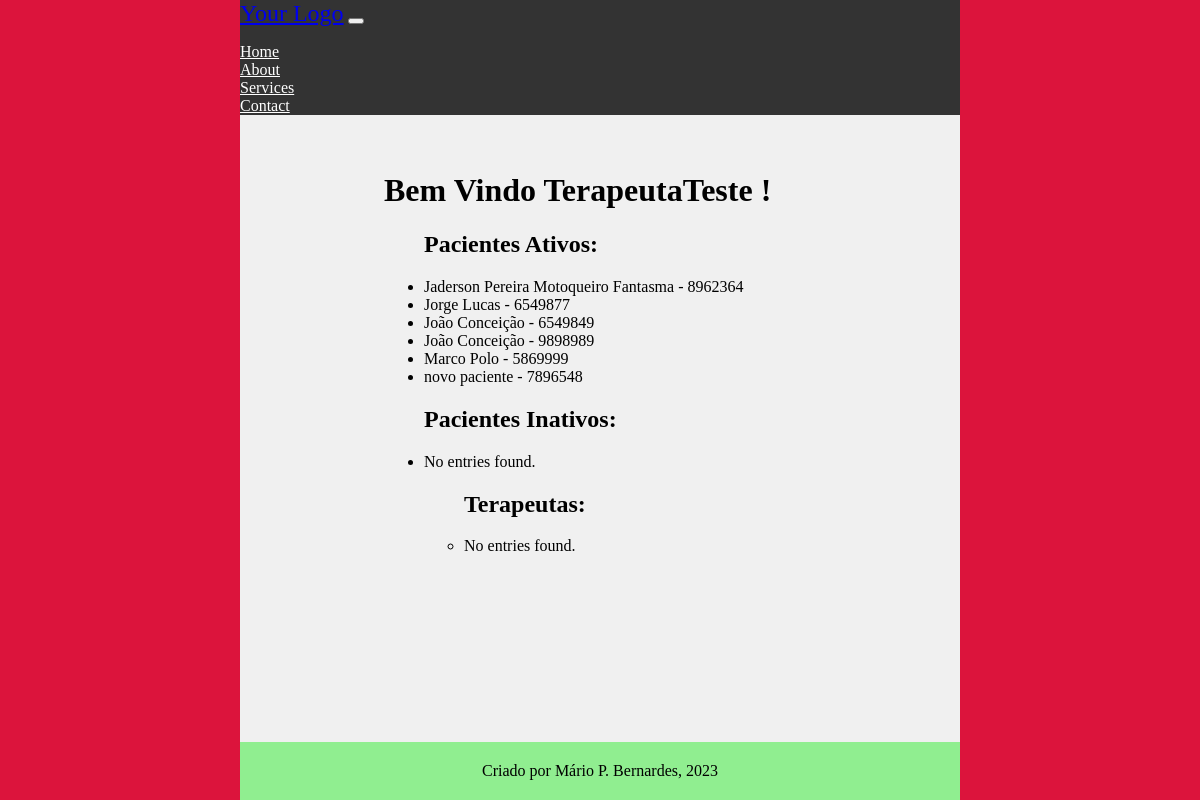
The page /main/indice_cadastros (signed in) on the database its author committed.
### accounts/models.py (models this page shows, shortened)
class CustomUser(AbstractUser):
    email = models.EmailField(unique=True, verbose_name='Email')
    phone_number = models.CharField(max_length=11, unique=True, verbose_name='Telefone', validators=[
        validate_numbers, MinLengthValidator(limit_value=11), MaxLengthValidator(limit_value=11)
    ])
    otp = models.CharField(max_length=6, null=True, blank=True)

### main/models.py (models this page shows, shortened)
class CadastroPacientes(models.Model):
    nome = models.CharField(verbose_name='Nome do Paciente', max_length=100,
                            validators=[validate_letters, MinLengthValidator(limit_value=5)])
    prontuario_numero = models.CharField(verbose_name='Nº de Prontuario', max_length=7,
                                         unique=True, validators=[validate_numbers, MinLengthValidator(limit_value=7)]
                                         )
    nascimento = models.DateField(verbose_name='Data de Nascimento', help_text='dd/mm/aaaa',
                                  validators=[validate_date_past])
    responsavel_legal = models.CharField(verbose_name='Responsável Legal', max_length=100,
                                         null=True, blank=True, validators=[validate_letters,
                                                                            MinLengthValidator(limit_value=5)])
    data_inicio = models.DateField(verbose_name='Data de Inicio', help_text='dd/mm/aaaa')
    data_final = models.DateField(verbose_name='Data do Desligamento', help_text='dd/mm/aaaa', blank=True, null=True,
                                  validators=[validate_date_past])
    desligado = models.BooleanField(verbose_name='Desligado', help_text='Paciente desligado', default=False)
    cpf_numero = models.CharField(verbose_name='CPF', max_length=11, unique=True,
                                  validators=[validate_numbers, MinLengthValidator(limit_value=11)])
    MOD_CHOICES = (
        (0, 'Individual'),
        (1, 'Grupo'),
        (2, 'Casal'),
    )
    modalidade_atendimento = models.IntegerField(verbose_name='Modalidade', choices=MOD_CHOICES)
    grupo = models.ForeignKey(
        'CadastroGrupos',
        related_name='membros',
        on_delete=models.PROTECT,
        blank=True,
        null=True
    )
    convenio = models.ForeignKey(
        'ConveniosAceitos',
        related_name='pacientes',
        on_delete=models.PROTECT
    )
    carteirinha_convenio = models.CharField(verbose_name='Número do Convênio',
                                            max_length=50, blank=True, null=True,
                                            validators=[validate_numbers, MinLengthValidator(limit_value=7)])
    terapeuta = models.ForeignKey(
        'CadastroProfissionais',
        related_name='pacientes',
        on_delete=models.PROTECT
    )
    endereco_rua = models.CharField(verbose_name='Endereço', max_length=100,
                                    validators=[MinLengthValidator(limit_value=10)])
    endereco_bairro = models.CharField(verbose_name='Bairro', max_length=50,
                                       validators=[MinLengthValidator(limit_value=3)])
    endereco_numero = models.CharField(verbose_name='Número', max_length=7, validators=[validate_numbers])
    endereco_complemento = models.CharField(verbose_name='Complemento', max_length=100,
                                            validators=[MinLengthValidator(limit_value=4)])
    telefone_numero = models.CharField(verbose_name='Telefone', max_length=11,
                                       validators=[validate_numbers, MinLengthValidator(limit_value=11)])
    cidade = models.CharField(verbose_name='Cidade', max_length=100, validators=[validate_letters,
                                                                                 MinLengthValidator(limit_value=3)])
    cep_numero = models.CharField(verbose_name='CEP', max_length=8, validators=[validate_numbers,
                                                                                MinLengthValidator(limit_value=8)])
    email = models.EmailField(verbose_name='E-mail')
    observacoes = models.TextField(verbose_name='Observações', blank=True, null=True)
    objects = models.Manager()
    class Meta:
        verbose_name = 'Paciente'
        verbose_name_plural = 'Pacientes'
        ordering = ["nome"]
        permissions = [
            ('transfer_pac', 'Transferir Paciente (Terapeutas)'),
            ('deslig_pac', 'Desligar Paciente (Terapeutas)'),
            ('add_pac_group', 'Adicionar Paciente a Grupo (Terapeutas')
        ]

### main/views.py (the view)
# urls.py: path('indice_cadastros', index_perfil, name='index-perfil'),
@login_required(login_url="/main/login")
def index_perfil(request):
    pacientes_ativos = CadastroPacientes.objects.filter(desligado=False)
    pacientes_inativos = CadastroPacientes.objects.filter(desligado=True)
    terapeutas = CadastroProfissionais.objects.all
    context = {
        'lis_pacientes_ativos': pacientes_ativos,
        'lis_pacientes_inativos': pacientes_inativos,
        'list_terapeutas': terapeutas
    }
    return render(request, 'list_perfils.html', context)

### main/templates/list_perfils.html (shortened to what this page needs)
{% extends 'middleman1.html' %}
{% load bootstrap5 %}
{% load static%}
{% block content %}
<h1>Bem Vindo {{ request.user.username }} ! </h1>
    <ul>
        <h2> Pacientes Ativos: </h2>
        {% for paciente in lis_pacientes_ativos %}
            <li>
                {{ paciente.nome }} - {{ paciente.prontuario_numero }}
            </li>
        {% empty %}
            <li>No entries found.</li>
        {% endfor %}
        <h2> Pacientes Inativos: </h2>
        {% for paciente in lis_pacientes_inativos %}
            <li>
                {{ paciente.nome }} - {{ paciente.prontuario_numero }}
                <a href="{% url 'main:religamento' prontuario_numero=paciente.prontuario_numero %}"> Reativar </a> <br>
            </li>
        {% empty %}
            <li>No entries found.</li>
        {% endfor %}
    <ul>
        <h2> Terapeutas: </h2>
        {% for terapeuta in lis_terapeutas %}
            <li>
                {{ terapeuta.nome }} - {{ terapeuta.conselho_codigo }}
                <a href="{% url 'main:mod_info_prof' id=terapeuta.id %}"> Modificar </a> <br>
            </li>
        {% empty %}
            <li>No entries found.</li>
        {% endfor %}
    </ul>
        {% endblock %}

### main/static/main_style.css (style rules this page uses)
body { font-family: 'Times New Roman', Times, serif; font-size: 16px; background-color: #f0f0f0; margin: 0; padding: 0; }

### rows shown on the page
CustomUser: user.username "TerapeutaTeste"
CadastroPacientes: nome "Jaderson Pereira Motoqueiro Fantasma", prontuario_numero "8962364"
CadastroPacientes: nome "Jorge Lucas", prontuario_numero "6549877"
CadastroPacientes: nome "João Conceição", prontuario_numero "6549849"
CadastroPacientes: nome "João Conceição", prontuario_numero "9898989"
CadastroPacientes: nome "Marco Polo", prontuario_numero "5869999"
CadastroPacientes: nome "novo paciente", prontuario_numero "7896548"
